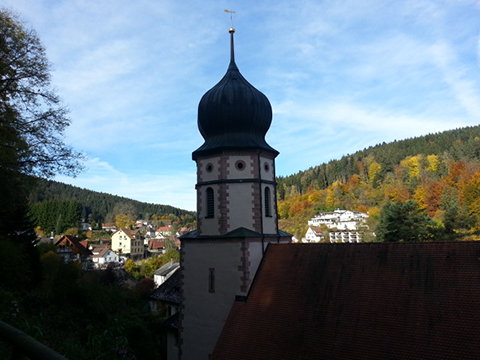
//> input picture 6chapter/image/equalize_test.jpg, 480 x 360 px
$ ./histogram_equalize   (built with g++ and OpenCV 4)
//> lines starting //> are read from the running program, lines starting //| are printed output that depends on the picture; after the words box and inside, x2 and y2 are one past the last pixel; in counts of white or black regions, pixels touching at a corner belong together
//
//  histogram_equalize.cpp
//  opencv_practice
//
//  Created by KimJunsik on 2019/12/13.
//  Copyright © 2019 KimJunsik. All rights reserved.
//

#include <opencv2/opencv.hpp>
using namespace cv;
using namespace std;

void  calc_Histo(const Mat& image, Mat& hist, int bins, int range_max = 256)
{
    int        histSize[] = { bins };
    float   range[] = { 0, (float)range_max };
    int        channels[] = { 0 };
    const float* ranges[] = { range };

    calcHist(&image, 1, channels, Mat(), hist, 1, histSize, ranges);
}

void draw_histo(Mat hist, Mat &hist_img, Size size = Size(256, 200))
{
    hist_img = Mat(size, CV_8U, Scalar(255));
    float  bin = (float)hist_img.cols / hist.rows;
    normalize(hist, hist, 0, size.height, NORM_MINMAX);

    for (int i = 0; i<hist.rows; i++)
    {
        float idx1 = i * bin;
        float idx2 = (i + 1) * bin;
        Point2f pt1 = Point2f(idx1, 0);
        Point2f pt2 = Point2f(idx2, hist.at <float>(i));

        if (pt2.y > 0)
            rectangle(hist_img, pt1, pt2, Scalar(0), -1);
    }
    flip(hist_img, hist_img, 0);
}


void create_hist(Mat img, Mat &hist, Mat &hist_img)
{
    int  histsize = 256, range = 256;
    calc_Histo(img, hist, histsize, range);
    draw_histo(hist, hist_img);
}

int main()
{
    Mat image = imread("./6chapter/image/equalize_test.jpg", 0);
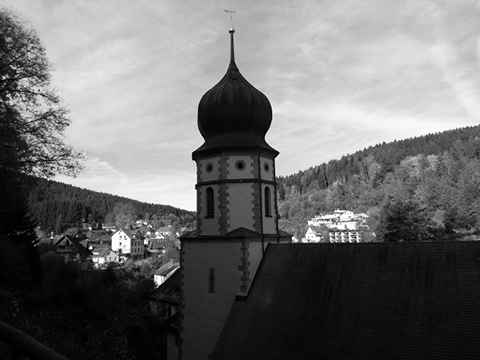
//> image: 360 rows x 480 cols, CV_8UC1; min 0, max 255, mean 109.3
    CV_Assert(!image.empty());

    Mat hist, dst1, dst2, hist_img, hist_img1, hist_img2;
    create_hist(image, hist, hist_img);
//> in calc_Histo, `calcHist(&image, 1, channels, Mat(), hist, 1, histSize, ranges);`: hist = 256 values, max 2923 at index 14, min 64 at index 162, mean 675
//> in draw_histo, `hist_img = Mat(size, CV_8U, Scalar(255));`: hist_img: 200 rows x 256 cols, CV_8UC1; every value is 255
//> in draw_histo, `normalize(hist, hist, 0, size.height, NORM_MINMAX);`: hist = 256 values, max 200 at index 14, min 0 at index 162, mean 42.74
//> the loop in draw_histo, `for (int i = 0; i<hist.rows; i++)` made 256 passes
//> pt2 on passes 1 to 3: Point(1, 8.67), Point(2, 49.81), Point(3, 89.12)
//> after the loop in draw_histo, `for (int i = 0; i<hist.rows; i++)`:
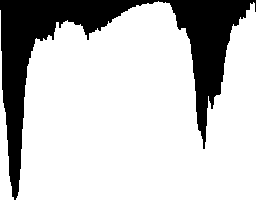
//> hist_img: 200 rows x 256 cols, CV_8UC1; 77.2% white; 1 black region, box (x1, y1, x2, y2) and area: (0, 0, 256, 200) 11691
//> in draw_histo, `flip(hist_img, hist_img, 0);`:
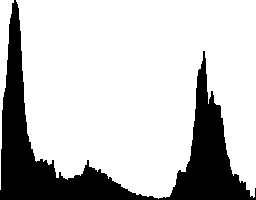
//> hist_img: 200 rows x 256 cols, CV_8UC1; 77.2% white; 1 black region, box (x1, y1, x2, y2) and area: (0, 0, 256, 200) 11691

    Mat accum_hist = Mat(hist.size(), hist.type(), Scalar(0));
//> accum_hist = 256 values from 0 to 0
    accum_hist.at<float>(0) = hist.at<float>(0);
//> accum_hist = 256 values, max 8.67 at index 0, min 0 at index 1, mean 0.0339
    for (int i = 1; i < hist.rows; i++) {
        accum_hist.at<float>(i) = accum_hist.at<float>(i - 1) + hist.at<float>(i);
    }
//> after the loop, accum_hist = 256 values from 8.67 to 10942

    accum_hist /= sum(hist)[0];
//> accum_hist = 256 values from 0.000793 to 1
    accum_hist *= 255;
//> accum_hist = 256 values from 0.202 to 255
    dst1 = Mat(image.size(), CV_8U);
    for (int i = 0; i < image.rows; i++) {
        for (int j = 0; j < image.cols; j++) {
            int idx = image.at<uchar>(i, j);
            dst1.at<uchar>(i, j) = (uchar)accum_hist.at<float>(idx);
        }
    }
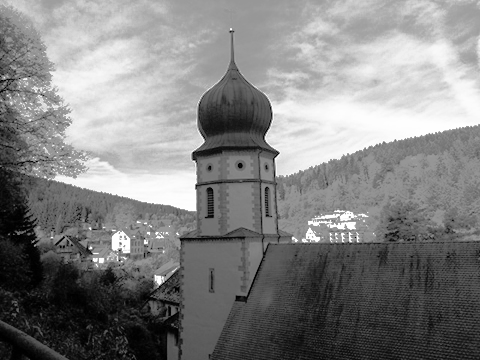
//> dst1: 360 rows x 480 cols, CV_8UC1; min 0, max 255, mean 129.9

    //normalize(accum_hist, accum_hist, 0, 255, NORM_MINMAX);
    //accum_hist.convertTo(accum_hist, CV_8U);
    //LUT(image, accum_hist, dst1);

    equalizeHist(image, dst2);
    create_hist(dst1, hist, hist_img1);
//> call 2 of draw_histo, with size = Size(256, 200)
//> in draw_histo (call 2), `normalize(hist, hist, 0, size.height, NORM_MINMAX);`: hist = 256 values, max 200 at index 46, min 0 at index 2, mean 46.19
//> the loop in draw_histo (call 2), `for (int i = 0; i<hist.rows; i++)` made 256 passes
//> pt2 on passes 1 to 3: Point(1, 12.86), Point(2, 53.1), Point(3, 0)
//> after the loop in draw_histo (call 2), `for (int i = 0; i<hist.rows; i++)`:
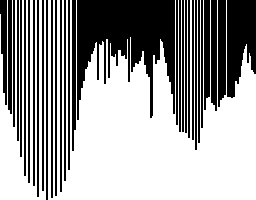
//> hist_img: 200 rows x 256 cols, CV_8UC1; 61.5% white; 31 black regions, largest, box (x1, y1, x2, y2) and area: (77, 0, 175, 120) 6525, (227, 0, 256, 98) 2175, (218, 0, 226, 107) 800
//> in draw_histo (call 2), `flip(hist_img, hist_img, 0);`: hist_img: 200 rows x 256 cols, CV_8UC1; 61.5% white; 31 black regions, largest, box (x1, y1, x2, y2) and area: (77, 80, 175, 200) 6525, (227, 102, 256, 200) 2175, (218, 93, 226, 200) 800
    create_hist(dst2, hist, hist_img2);
//> call 3 of draw_histo, with size = Size(256, 200)
//> after the loop in draw_histo (call 3), `for (int i = 0; i<hist.rows; i++)`:
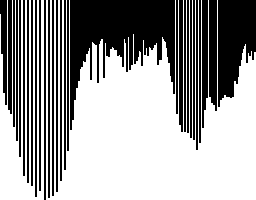
//> hist_img: 200 rows x 256 cols, CV_8UC1; 61.8% white; 29 black regions, largest, box (x1, y1, x2, y2) and area: (70, 0, 175, 130) 6447, (218, 0, 256, 107) 2935, (209, 0, 217, 111) 832
//> in draw_histo (call 3), `flip(hist_img, hist_img, 0);`:
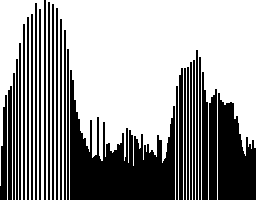
//> hist_img: 200 rows x 256 cols, CV_8UC1; 61.8% white; 29 black regions, largest, box (x1, y1, x2, y2) and area: (70, 70, 175, 200) 6447, (218, 93, 256, 200) 2935, (209, 89, 217, 200) 832

    imshow("image", image);       imshow("img_hist", hist_img);
    imshow("dst1-User", dst1);    imshow("User_hist", hist_img1);
    imshow("dst2-OpenCV", dst2);  imshow("OpenCV_hist", hist_img2);
    waitKey();
    return 0;
}

$ run again, with 6chapter/image/color_space.jpg copied over 6chapter/image/equalize_test.jpg
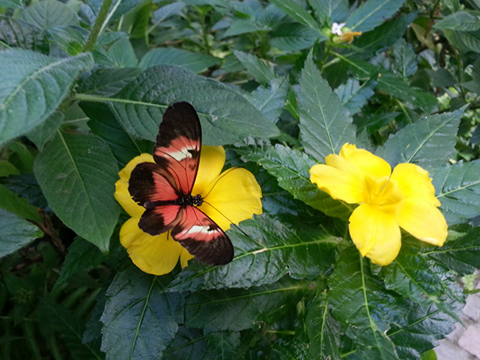
//> input picture 6chapter/image/color_space.jpg, 480 x 360 px
//> in calc_Histo, `calcHist(&image, 1, channels, Mat(), hist, 1, histSize, ranges);`: hist = 256 values, max 1519 at index 67, min 0 at index 252, mean 675
//> in draw_histo, `normalize(hist, hist, 0, size.height, NORM_MINMAX);`: hist = 256 values, max 200 at index 67, min 0 at index 252, mean 88.87
//> the loop in draw_histo, `for (int i = 0; i<hist.rows; i++)` made 256 passes
//> pt2 on passes 1 to 3: Point(1, 4.48), Point(2, 8.03), Point(3, 10.53)
//> `accum_hist.at<float>(0) = hist.at<float>(0);`: accum_hist = 256 values, max 4.48 at index 0, min 0 at index 1, mean 0.0175
//> after the loop `for (int i = 1; i < hist.rows; i++)`: accum_hist = 256 values from 4.48 to 22751.8
//> `accum_hist /= sum(hist)[0];`: accum_hist = 256 values from 0.000197 to 1
//> `accum_hist *= 255;`: accum_hist = 256 values from 0.0502 to 255
//> after the loop `for (int i = 0; i < image.rows; i++)`:
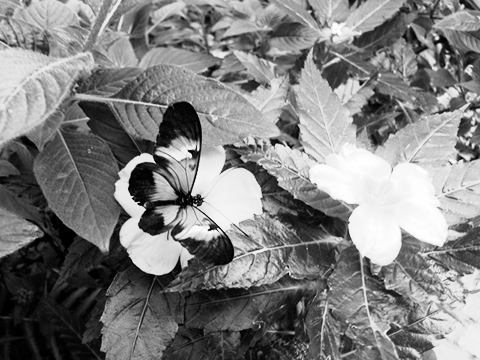
//> dst1: 360 rows x 480 cols, CV_8UC1; min 0, max 254, mean 127.8
//> the loop in draw_histo (call 2), `for (int i = 0; i<hist.rows; i++)` made 256 passes
//> pt2 on passes 1 to 3: Point(1, 85.45), Point(2, 62.8), Point(3, 92.69)
//> in draw_histo (call 3), `flip(hist_img, hist_img, 0);`:
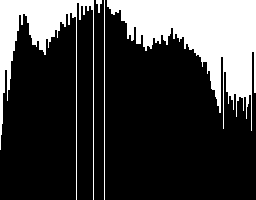
//> hist_img: 200 rows x 256 cols, CV_8UC1; 24.4% white; 4 white regions, box (x1, y1, x2, y2) and area: (107, 0, 256, 131) 8428, (0, 0, 94, 200) 3820, (104, 0, 105, 200) 200, (96, 0, 102, 13) 42
